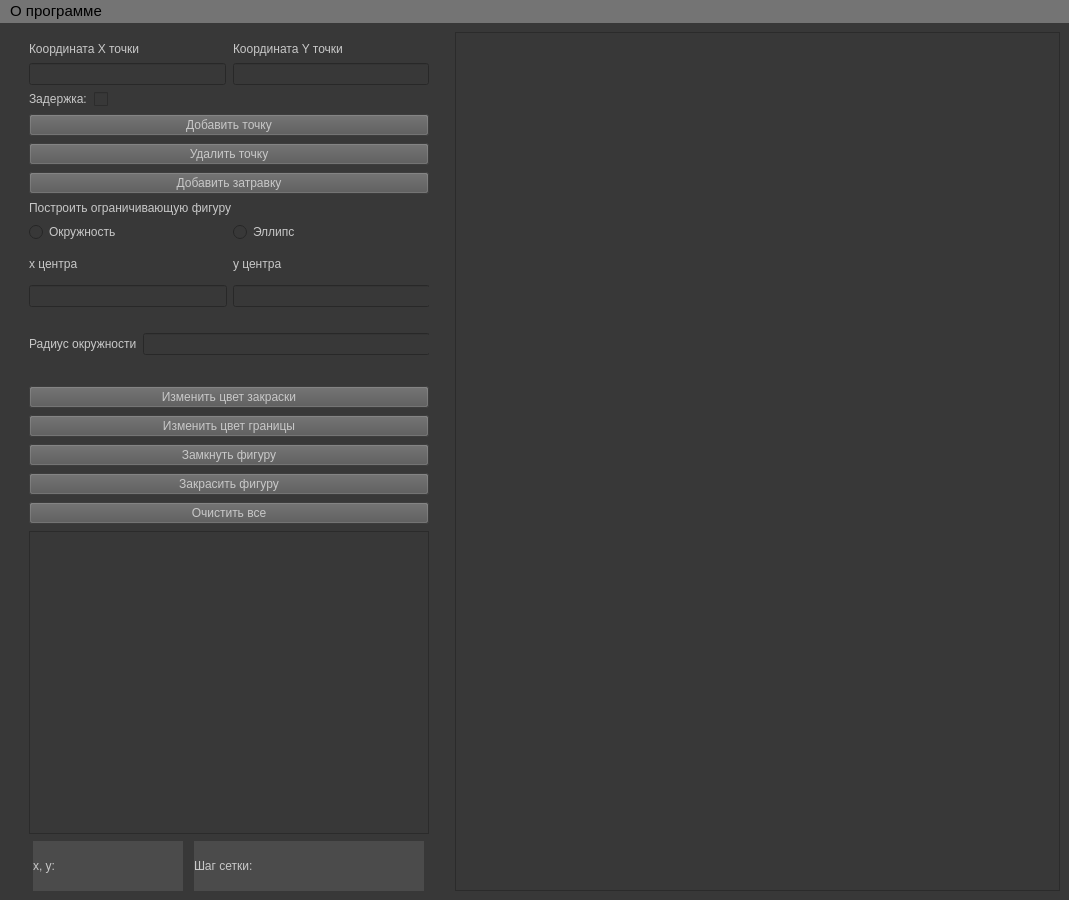
<?xml version="1.0" encoding="UTF-8"?>
<ui version="4.0">
 <class>MainWindow</class>
 <widget class="QMainWindow" name="MainWindow">
  <property name="enabled">
   <bool>true</bool>
  </property>
  <property name="geometry">
   <rect>
    <x>0</x>
    <y>0</y>
    <width>1069</width>
    <height>900</height>
   </rect>
  </property>
  <property name="sizePolicy">
   <sizepolicy hsizetype="Fixed" vsizetype="Fixed">
    <horstretch>0</horstretch>
    <verstretch>0</verstretch>
   </sizepolicy>
  </property>
  <property name="minimumSize">
   <size>
    <width>1000</width>
    <height>900</height>
   </size>
  </property>
  <property name="font">
   <font>
    <family>Arial</family>
    <pointsize>11</pointsize>
    <bold>false</bold>
   </font>
  </property>
  <property name="windowTitle">
   <string>lab_06. РЕАЛИЗАЦИЯ И ИССЛЕДОВАНИЕ АЛГОРИТМА ПОСТРОЧНОГО ЗАТРАВОЧНОГО  ЗАПОЛНЕНИЯ СПЛОШНЫХ ОБЛАСТЕЙ.</string>
  </property>
  <property name="autoFillBackground">
   <bool>false</bool>
  </property>
  <property name="styleSheet">
   <string notr="true">background-color: rgb(56, 56, 56);</string>
  </property>
  <widget class="QWidget" name="centralwidget">
   <property name="sizePolicy">
    <sizepolicy hsizetype="Expanding" vsizetype="Expanding">
     <horstretch>0</horstretch>
     <verstretch>0</verstretch>
    </sizepolicy>
   </property>
   <layout class="QGridLayout" name="gridLayout">
    <item row="0" column="0">
     <layout class="QVBoxLayout" name="verticalLayout" stretch="0,0,0,0,0,0,0,0,0,0,0,0,0,0,0">
      <property name="spacing">
       <number>7</number>
      </property>
      <property name="leftMargin">
       <number>20</number>
      </property>
      <property name="topMargin">
       <number>10</number>
      </property>
      <property name="rightMargin">
       <number>20</number>
      </property>
      <property name="bottomMargin">
       <number>0</number>
      </property>
      <item>
       <layout class="QHBoxLayout" name="horizontalLayout_2">
        <item>
         <layout class="QVBoxLayout" name="verticalLayout_2">
          <item>
           <widget class="QLabel" name="set_x_label">
            <property name="sizePolicy">
             <sizepolicy hsizetype="Fixed" vsizetype="Fixed">
              <horstretch>0</horstretch>
              <verstretch>0</verstretch>
             </sizepolicy>
            </property>
            <property name="styleSheet">
             <string notr="true">color: rgb(200, 200, 200);
font: 11pt &quot;Segoe UI&quot;;</string>
            </property>
            <property name="text">
             <string>Координата X точки</string>
            </property>
           </widget>
          </item>
          <item>
           <widget class="QLineEdit" name="set_x">
            <property name="styleSheet">
             <string notr="true">font: 11pt &quot;Segoe UI&quot;;
color: rgb(255, 255, 255);</string>
            </property>
           </widget>
          </item>
         </layout>
        </item>
        <item>
         <layout class="QVBoxLayout" name="verticalLayout_3">
          <item>
           <widget class="QLabel" name="set_y_label">
            <property name="sizePolicy">
             <sizepolicy hsizetype="Fixed" vsizetype="Fixed">
              <horstretch>0</horstretch>
              <verstretch>0</verstretch>
             </sizepolicy>
            </property>
            <property name="styleSheet">
             <string notr="true">color: rgb(200, 200, 200);
font: 11pt &quot;Segoe UI&quot;;</string>
            </property>
            <property name="text">
             <string>Координата Y точки</string>
            </property>
           </widget>
          </item>
          <item>
           <widget class="QLineEdit" name="set_y">
            <property name="styleSheet">
             <string notr="true">font: 11pt &quot;Segoe UI&quot;;
color: rgb(255, 255, 255);</string>
            </property>
           </widget>
          </item>
         </layout>
        </item>
       </layout>
      </item>
      <item>
       <layout class="QHBoxLayout" name="horizontalLayout_3">
        <item>
         <widget class="QLabel" name="delay_label">
          <property name="sizePolicy">
           <sizepolicy hsizetype="Fixed" vsizetype="Fixed">
            <horstretch>0</horstretch>
            <verstretch>0</verstretch>
           </sizepolicy>
          </property>
          <property name="styleSheet">
           <string notr="true">color: rgb(200, 200, 200);
font: 11pt &quot;Segoe UI&quot;;</string>
          </property>
          <property name="text">
           <string>Задержка:</string>
          </property>
         </widget>
        </item>
        <item>
         <widget class="QCheckBox" name="set_delay_cb">
          <property name="sizePolicy">
           <sizepolicy hsizetype="Preferred" vsizetype="Fixed">
            <horstretch>0</horstretch>
            <verstretch>0</verstretch>
           </sizepolicy>
          </property>
          <property name="text">
           <string/>
          </property>
         </widget>
        </item>
       </layout>
      </item>
      <item>
       <widget class="QPushButton" name="add_point_button">
        <property name="sizePolicy">
         <sizepolicy hsizetype="Fixed" vsizetype="Fixed">
          <horstretch>0</horstretch>
          <verstretch>0</verstretch>
         </sizepolicy>
        </property>
        <property name="maximumSize">
         <size>
          <width>460</width>
          <height>16777215</height>
         </size>
        </property>
        <property name="styleSheet">
         <string notr="true">color: rgb(200, 200, 200);
font: 10pt &quot;Segoe UI&quot;;
background-color: rgb(86, 86, 86);</string>
        </property>
        <property name="text">
         <string>Добавить точку</string>
        </property>
       </widget>
      </item>
      <item>
       <widget class="QPushButton" name="remove_point_button">
        <property name="sizePolicy">
         <sizepolicy hsizetype="Fixed" vsizetype="Fixed">
          <horstretch>0</horstretch>
          <verstretch>0</verstretch>
         </sizepolicy>
        </property>
        <property name="minimumSize">
         <size>
          <width>0</width>
          <height>0</height>
         </size>
        </property>
        <property name="maximumSize">
         <size>
          <width>460</width>
          <height>16777215</height>
         </size>
        </property>
        <property name="styleSheet">
         <string notr="true">color: rgb(200, 200, 200);
font: 10pt &quot;Segoe UI&quot;;
background-color: rgb(86, 86, 86);</string>
        </property>
        <property name="text">
         <string>Удалить точку</string>
        </property>
       </widget>
      </item>
      <item>
       <widget class="QPushButton" name="add_zt_button">
        <property name="sizePolicy">
         <sizepolicy hsizetype="Fixed" vsizetype="Fixed">
          <horstretch>0</horstretch>
          <verstretch>0</verstretch>
         </sizepolicy>
        </property>
        <property name="maximumSize">
         <size>
          <width>460</width>
          <height>16777215</height>
         </size>
        </property>
        <property name="styleSheet">
         <string notr="true">color: rgb(200, 200, 200);
font: 10pt &quot;Segoe UI&quot;;
background-color: rgb(86, 86, 86);</string>
        </property>
        <property name="text">
         <string>Добавить затравку</string>
        </property>
       </widget>
      </item>
      <item>
       <widget class="QLabel" name="draw_limit_figure_label">
        <property name="sizePolicy">
         <sizepolicy hsizetype="Fixed" vsizetype="Fixed">
          <horstretch>0</horstretch>
          <verstretch>0</verstretch>
         </sizepolicy>
        </property>
        <property name="styleSheet">
         <string notr="true">color: rgb(200, 200, 200);
font: 11pt &quot;Segoe UI&quot;;</string>
        </property>
        <property name="text">
         <string>Построить ограничивающую фигуру</string>
        </property>
       </widget>
      </item>
      <item>
       <layout class="QHBoxLayout" name="horizontalLayout_5">
        <item>
         <widget class="QRadioButton" name="set_circle_figure">
          <property name="styleSheet">
           <string notr="true">color: rgb(200, 200, 200);
font: 11pt &quot;Segoe UI&quot;;</string>
          </property>
          <property name="text">
           <string>Окружность</string>
          </property>
         </widget>
        </item>
        <item>
         <widget class="QRadioButton" name="set_ellipse_figure">
          <property name="styleSheet">
           <string notr="true">color: rgb(200, 200, 200);
font: 11pt &quot;Segoe UI&quot;;</string>
          </property>
          <property name="text">
           <string>Эллипс</string>
          </property>
         </widget>
        </item>
       </layout>
      </item>
      <item>
       <widget class="QStackedWidget" name="stackedWidget">
        <property name="sizePolicy">
         <sizepolicy hsizetype="Fixed" vsizetype="Fixed">
          <horstretch>0</horstretch>
          <verstretch>0</verstretch>
         </sizepolicy>
        </property>
        <property name="minimumSize">
         <size>
          <width>400</width>
          <height>130</height>
         </size>
        </property>
        <property name="currentIndex">
         <number>0</number>
        </property>
        <widget class="QWidget" name="page">
         <widget class="QWidget" name="horizontalLayoutWidget_2">
          <property name="geometry">
           <rect>
            <x>0</x>
            <y>0</y>
            <width>401</width>
            <height>67</height>
           </rect>
          </property>
          <layout class="QHBoxLayout" name="horizontalLayout_6">
           <item>
            <layout class="QVBoxLayout" name="verticalLayout_8">
             <item>
              <widget class="QLabel" name="set_xc_circle_label">
               <property name="sizePolicy">
                <sizepolicy hsizetype="Fixed" vsizetype="Fixed">
                 <horstretch>0</horstretch>
                 <verstretch>0</verstretch>
                </sizepolicy>
               </property>
               <property name="styleSheet">
                <string notr="true">color: rgb(200, 200, 200);
font: 11pt &quot;Segoe UI&quot;;</string>
               </property>
               <property name="text">
                <string>x центра</string>
               </property>
              </widget>
             </item>
             <item>
              <widget class="QLineEdit" name="set_xc_circle">
               <property name="styleSheet">
                <string notr="true">font: 11pt &quot;Segoe UI&quot;;
color: rgb(255, 255, 255);</string>
               </property>
              </widget>
             </item>
            </layout>
           </item>
           <item>
            <layout class="QVBoxLayout" name="verticalLayout_9">
             <item>
              <widget class="QLabel" name="set_yc_circle_label">
               <property name="sizePolicy">
                <sizepolicy hsizetype="Fixed" vsizetype="Fixed">
                 <horstretch>0</horstretch>
                 <verstretch>0</verstretch>
                </sizepolicy>
               </property>
               <property name="styleSheet">
                <string notr="true">color: rgb(200, 200, 200);
font: 11pt &quot;Segoe UI&quot;;</string>
               </property>
               <property name="text">
                <string>y центра</string>
               </property>
              </widget>
             </item>
             <item>
              <widget class="QLineEdit" name="set_yc_circle">
               <property name="styleSheet">
                <string notr="true">font: 11pt &quot;Segoe UI&quot;;
color: rgb(255, 255, 255);</string>
               </property>
              </widget>
             </item>
            </layout>
           </item>
          </layout>
         </widget>
         <widget class="QWidget" name="horizontalLayoutWidget_3">
          <property name="geometry">
           <rect>
            <x>0</x>
            <y>70</y>
            <width>401</width>
            <height>51</height>
           </rect>
          </property>
          <layout class="QHBoxLayout" name="horizontalLayout_7">
           <item>
            <widget class="QLabel" name="set_radius_label">
             <property name="sizePolicy">
              <sizepolicy hsizetype="Fixed" vsizetype="Fixed">
               <horstretch>0</horstretch>
               <verstretch>0</verstretch>
              </sizepolicy>
             </property>
             <property name="styleSheet">
              <string notr="true">color: rgb(200, 200, 200);
font: 11pt &quot;Segoe UI&quot;;</string>
             </property>
             <property name="text">
              <string>Радиус окружности</string>
             </property>
            </widget>
           </item>
           <item>
            <widget class="QLineEdit" name="set_r_circle">
             <property name="styleSheet">
              <string notr="true">font: 11pt &quot;Segoe UI&quot;;
color: rgb(255, 255, 255);</string>
             </property>
             <property name="alignment">
              <set>Qt::AlignLeading|Qt::AlignLeft|Qt::AlignVCenter</set>
             </property>
            </widget>
           </item>
          </layout>
         </widget>
        </widget>
        <widget class="QWidget" name="page_2">
         <widget class="QWidget" name="horizontalLayoutWidget_4">
          <property name="geometry">
           <rect>
            <x>0</x>
            <y>2</y>
            <width>401</width>
            <height>61</height>
           </rect>
          </property>
          <layout class="QHBoxLayout" name="horizontalLayout_8">
           <item>
            <layout class="QVBoxLayout" name="verticalLayout_11">
             <item>
              <widget class="QLabel" name="set_xc_ellipse_label">
               <property name="styleSheet">
                <string notr="true">color: rgb(200, 200, 200);
font: 11pt &quot;Segoe UI&quot;;</string>
               </property>
               <property name="text">
                <string>x центра</string>
               </property>
              </widget>
             </item>
             <item>
              <widget class="QLineEdit" name="set_xc_ellipse">
               <property name="styleSheet">
                <string notr="true">font: 11pt &quot;Segoe UI&quot;;
color: rgb(255, 255, 255);</string>
               </property>
              </widget>
             </item>
            </layout>
           </item>
           <item>
            <layout class="QVBoxLayout" name="verticalLayout_10">
             <item>
              <widget class="QLabel" name="set_yc_ellipse_label">
               <property name="styleSheet">
                <string notr="true">color: rgb(200, 200, 200);
font: 11pt &quot;Segoe UI&quot;;</string>
               </property>
               <property name="text">
                <string>y центра</string>
               </property>
              </widget>
             </item>
             <item>
              <widget class="QLineEdit" name="set_yc_ellipse">
               <property name="styleSheet">
                <string notr="true">font: 11pt &quot;Segoe UI&quot;;
color: rgb(255, 255, 255);</string>
               </property>
              </widget>
             </item>
            </layout>
           </item>
          </layout>
         </widget>
         <widget class="QWidget" name="horizontalLayoutWidget_5">
          <property name="geometry">
           <rect>
            <x>0</x>
            <y>70</y>
            <width>401</width>
            <height>61</height>
           </rect>
          </property>
          <layout class="QHBoxLayout" name="horizontalLayout_9">
           <item>
            <layout class="QVBoxLayout" name="verticalLayout_12">
             <item>
              <widget class="QLabel" name="set_ellipse_width_label">
               <property name="styleSheet">
                <string notr="true">color: rgb(200, 200, 200);
font: 11pt &quot;Segoe UI&quot;;</string>
               </property>
               <property name="text">
                <string>Ширина</string>
               </property>
              </widget>
             </item>
             <item>
              <widget class="QLineEdit" name="set_ellipse_width">
               <property name="styleSheet">
                <string notr="true">font: 11pt &quot;Segoe UI&quot;;
color: rgb(255, 255, 255);</string>
               </property>
              </widget>
             </item>
            </layout>
           </item>
           <item>
            <layout class="QVBoxLayout" name="verticalLayout_13">
             <item>
              <widget class="QLabel" name="set_ellipse_height_label">
               <property name="styleSheet">
                <string notr="true">color: rgb(200, 200, 200);
font: 11pt &quot;Segoe UI&quot;;</string>
               </property>
               <property name="text">
                <string>Высота</string>
               </property>
              </widget>
             </item>
             <item>
              <widget class="QLineEdit" name="set_ellipse_height">
               <property name="styleSheet">
                <string notr="true">font: 11pt &quot;Segoe UI&quot;;
color: rgb(255, 255, 255);</string>
               </property>
              </widget>
             </item>
            </layout>
           </item>
          </layout>
         </widget>
        </widget>
       </widget>
      </item>
      <item>
       <widget class="QPushButton" name="change_color_button">
        <property name="sizePolicy">
         <sizepolicy hsizetype="Fixed" vsizetype="Fixed">
          <horstretch>0</horstretch>
          <verstretch>0</verstretch>
         </sizepolicy>
        </property>
        <property name="maximumSize">
         <size>
          <width>460</width>
          <height>16777215</height>
         </size>
        </property>
        <property name="styleSheet">
         <string notr="true">color: rgb(200, 200, 200);
font: 10pt &quot;Segoe UI&quot;;
background-color: rgb(86, 86, 86);</string>
        </property>
        <property name="text">
         <string>Изменить цвет закраски</string>
        </property>
       </widget>
      </item>
      <item>
       <widget class="QPushButton" name="change_edge_button">
        <property name="sizePolicy">
         <sizepolicy hsizetype="Fixed" vsizetype="Fixed">
          <horstretch>0</horstretch>
          <verstretch>0</verstretch>
         </sizepolicy>
        </property>
        <property name="maximumSize">
         <size>
          <width>460</width>
          <height>16777215</height>
         </size>
        </property>
        <property name="styleSheet">
         <string notr="true">color: rgb(200, 200, 200);
font: 10pt &quot;Segoe UI&quot;;
background-color: rgb(86, 86, 86);</string>
        </property>
        <property name="text">
         <string>Изменить цвет границы</string>
        </property>
       </widget>
      </item>
      <item>
       <widget class="QPushButton" name="close_figure_button">
        <property name="sizePolicy">
         <sizepolicy hsizetype="Fixed" vsizetype="Fixed">
          <horstretch>0</horstretch>
          <verstretch>0</verstretch>
         </sizepolicy>
        </property>
        <property name="maximumSize">
         <size>
          <width>460</width>
          <height>16777215</height>
         </size>
        </property>
        <property name="styleSheet">
         <string notr="true">color: rgb(200, 200, 200);
font: 10pt &quot;Segoe UI&quot;;
background-color: rgb(86, 86, 86);</string>
        </property>
        <property name="text">
         <string>Замкнуть фигуру</string>
        </property>
       </widget>
      </item>
      <item>
       <widget class="QPushButton" name="paint_figure_button">
        <property name="sizePolicy">
         <sizepolicy hsizetype="Fixed" vsizetype="Fixed">
          <horstretch>0</horstretch>
          <verstretch>0</verstretch>
         </sizepolicy>
        </property>
        <property name="maximumSize">
         <size>
          <width>460</width>
          <height>16777215</height>
         </size>
        </property>
        <property name="styleSheet">
         <string notr="true">color: rgb(200, 200, 200);
font: 10pt &quot;Segoe UI&quot;;
background-color: rgb(86, 86, 86);</string>
        </property>
        <property name="text">
         <string>Закрасить фигуру</string>
        </property>
       </widget>
      </item>
      <item>
       <widget class="QPushButton" name="clear_button">
        <property name="sizePolicy">
         <sizepolicy hsizetype="Fixed" vsizetype="Fixed">
          <horstretch>0</horstretch>
          <verstretch>0</verstretch>
         </sizepolicy>
        </property>
        <property name="maximumSize">
         <size>
          <width>460</width>
          <height>16777215</height>
         </size>
        </property>
        <property name="styleSheet">
         <string notr="true">color: rgb(200, 200, 200);
font: 10pt &quot;Segoe UI&quot;;
background-color: rgb(86, 86, 86);</string>
        </property>
        <property name="text">
         <string>Очистить все</string>
        </property>
       </widget>
      </item>
      <item>
       <widget class="QListWidget" name="scroll_list">
        <property name="sizePolicy">
         <sizepolicy hsizetype="Fixed" vsizetype="Expanding">
          <horstretch>0</horstretch>
          <verstretch>0</verstretch>
         </sizepolicy>
        </property>
        <property name="minimumSize">
         <size>
          <width>400</width>
          <height>100</height>
         </size>
        </property>
        <property name="styleSheet">
         <string notr="true">font: 11pt &quot;Segoe UI&quot;;
color: rgb(255, 255, 255);</string>
        </property>
       </widget>
      </item>
      <item>
       <layout class="QHBoxLayout" name="horizontalLayout">
        <item>
         <widget class="QLabel" name="current_coords_label">
          <property name="sizePolicy">
           <sizepolicy hsizetype="Fixed" vsizetype="Fixed">
            <horstretch>0</horstretch>
            <verstretch>0</verstretch>
           </sizepolicy>
          </property>
          <property name="minimumSize">
           <size>
            <width>150</width>
            <height>50</height>
           </size>
          </property>
          <property name="maximumSize">
           <size>
            <width>150</width>
            <height>50</height>
           </size>
          </property>
          <property name="styleSheet">
           <string notr="true">color: rgb(200, 200, 200);
font: 10pt &quot;Segoe UI&quot;;
border-color: rgb(255, 255, 255);
background-color: rgb(75, 75, 75);</string>
          </property>
          <property name="text">
           <string>x, y:</string>
          </property>
         </widget>
        </item>
        <item>
         <widget class="QLabel" name="current_grid_label">
          <property name="sizePolicy">
           <sizepolicy hsizetype="Fixed" vsizetype="Fixed">
            <horstretch>0</horstretch>
            <verstretch>0</verstretch>
           </sizepolicy>
          </property>
          <property name="minimumSize">
           <size>
            <width>0</width>
            <height>50</height>
           </size>
          </property>
          <property name="maximumSize">
           <size>
            <width>230</width>
            <height>50</height>
           </size>
          </property>
          <property name="styleSheet">
           <string notr="true">color: rgb(200, 200, 200);
font: 10pt &quot;Segoe UI&quot;;
border-color: rgb(255, 255, 255);
background-color: rgb(75, 75, 75);</string>
          </property>
          <property name="text">
           <string>Шаг сетки:</string>
          </property>
         </widget>
        </item>
       </layout>
      </item>
     </layout>
    </item>
    <item row="0" column="1">
     <widget class="QGraphicsView" name="graphicsView">
      <property name="sizePolicy">
       <sizepolicy hsizetype="Expanding" vsizetype="Expanding">
        <horstretch>100</horstretch>
        <verstretch>100</verstretch>
       </sizepolicy>
      </property>
      <property name="minimumSize">
       <size>
        <width>600</width>
        <height>0</height>
       </size>
      </property>
      <property name="maximumSize">
       <size>
        <width>1600</width>
        <height>900</height>
       </size>
      </property>
     </widget>
    </item>
   </layout>
  </widget>
  <widget class="QMenuBar" name="menubar">
   <property name="geometry">
    <rect>
     <x>0</x>
     <y>0</y>
     <width>1069</width>
     <height>29</height>
    </rect>
   </property>
   <property name="sizePolicy">
    <sizepolicy hsizetype="Fixed" vsizetype="Fixed">
     <horstretch>0</horstretch>
     <verstretch>0</verstretch>
    </sizepolicy>
   </property>
   <property name="font">
    <font>
     <pointsize>11</pointsize>
    </font>
   </property>
   <property name="styleSheet">
    <string notr="true">background-color: rgb(116, 116, 116);</string>
   </property>
   <widget class="QMenu" name="about_menu">
    <property name="title">
     <string>О программе</string>
    </property>
    <addaction name="about_author"/>
    <addaction name="about_task"/>
    <addaction name="instruction"/>
   </widget>
   <addaction name="about_menu"/>
  </widget>
  <action name="about_author">
   <property name="text">
    <string>Об авторе</string>
   </property>
   <property name="font">
    <font>
     <pointsize>11</pointsize>
    </font>
   </property>
  </action>
  <action name="about_task">
   <property name="text">
    <string>Условие</string>
   </property>
   <property name="font">
    <font>
     <pointsize>11</pointsize>
    </font>
   </property>
  </action>
  <action name="instruction">
   <property name="text">
    <string>Возможности программы</string>
   </property>
   <property name="font">
    <font>
     <pointsize>10</pointsize>
    </font>
   </property>
  </action>
 </widget>
 <resources/>
 <connections/>
</ui>
